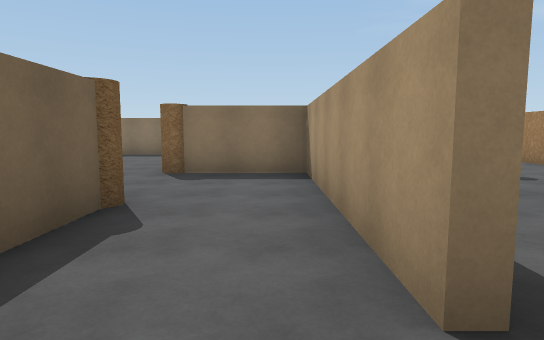
view 1 (above)

23 first-person views from a walk through a Unity game level. The camera is 1.5 m above the floor, tilts 6° down and sees 75° across. The floor is counted in squares, 2 m on a side. Each view is taken from the middle of a square. On the plan, view 1 faces up. The plan holds only what a view shows up to about 11 squares ahead; the rest is blank. The player character is not drawn.

view 2
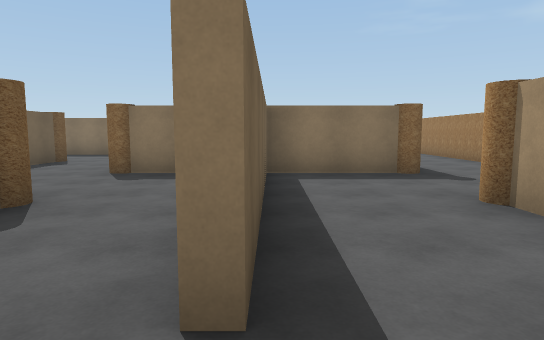

view 3
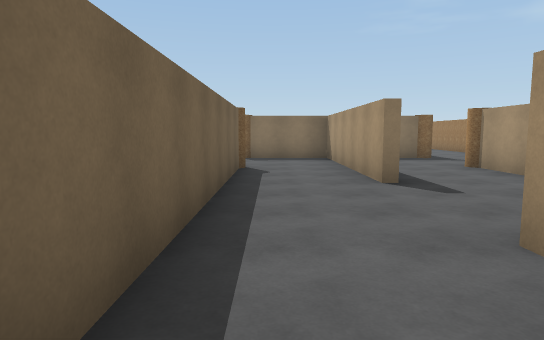

view 4
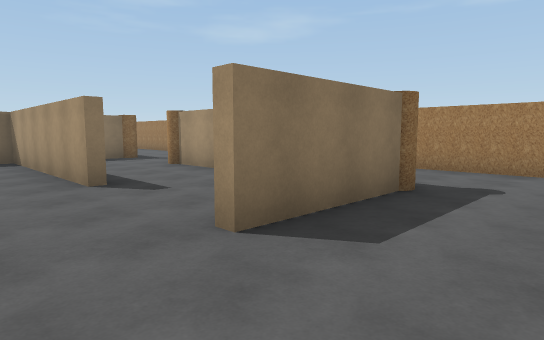

view 5
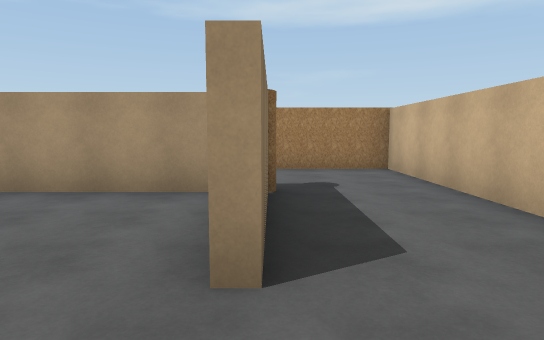

view 6
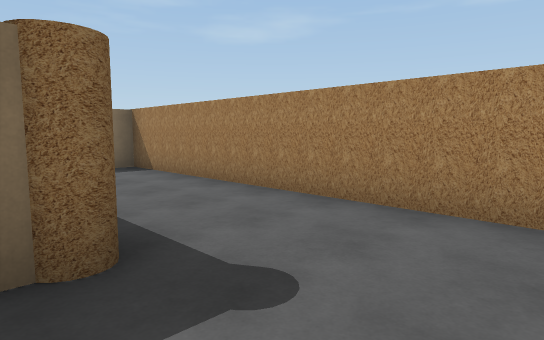

view 7
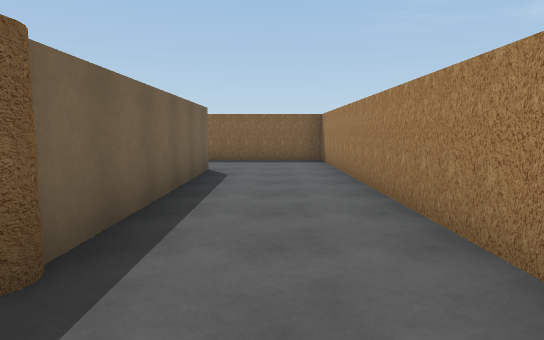

view 8
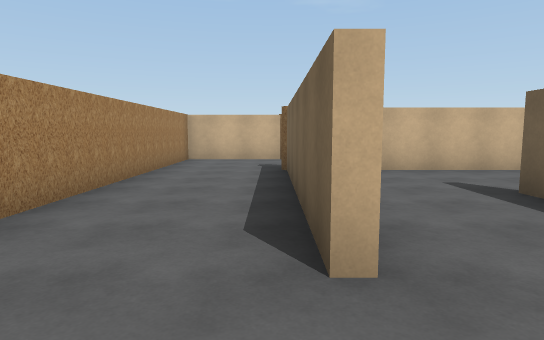

view 9
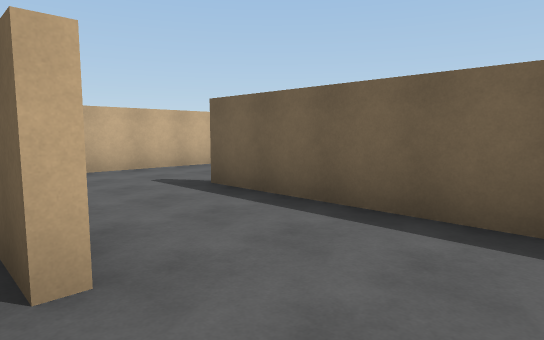

view 10
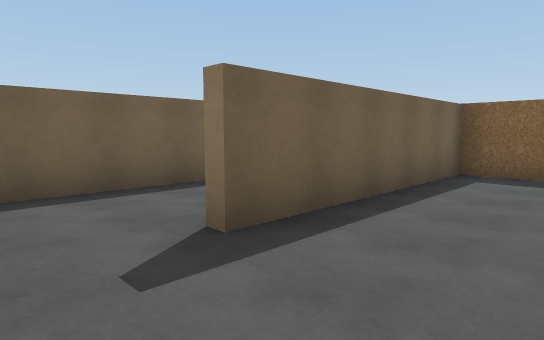

view 11
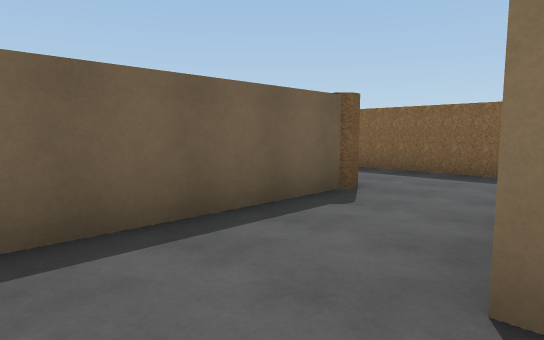

view 12
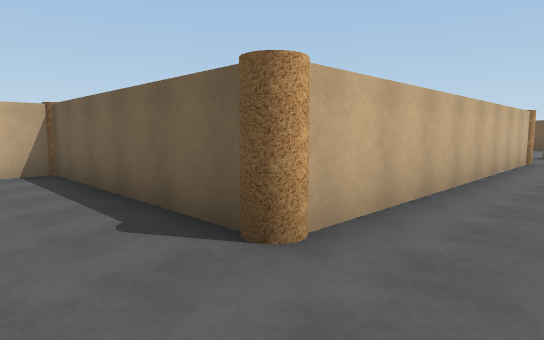

view 13
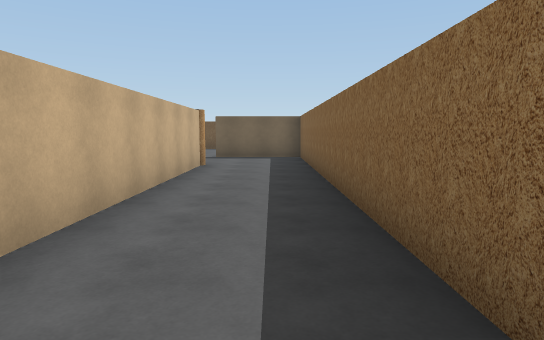

view 14
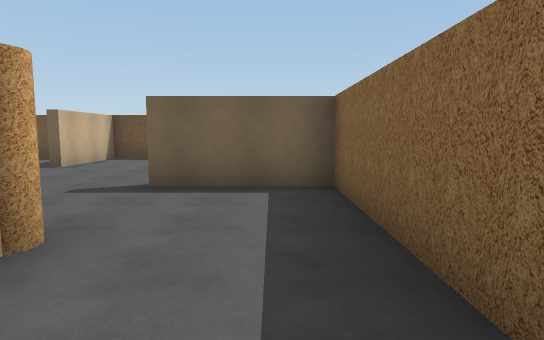

view 15
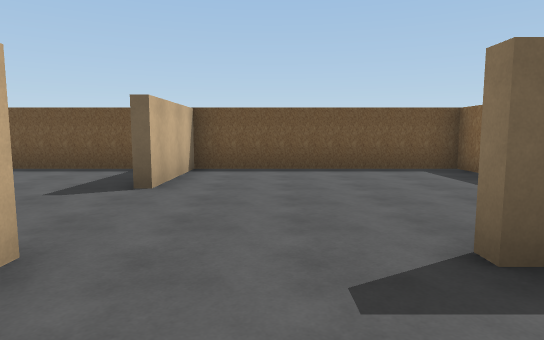

view 16
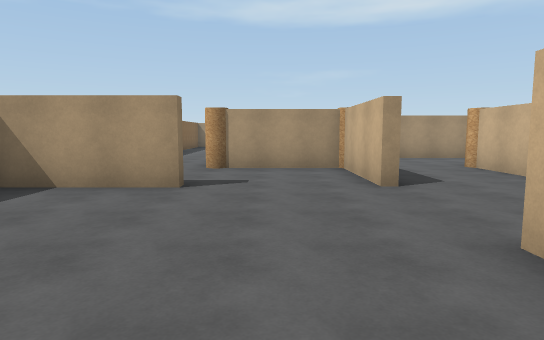

view 17
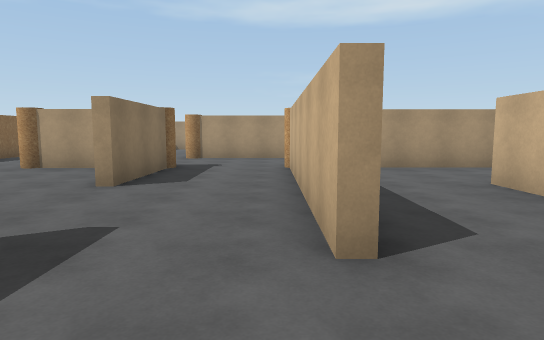

view 18
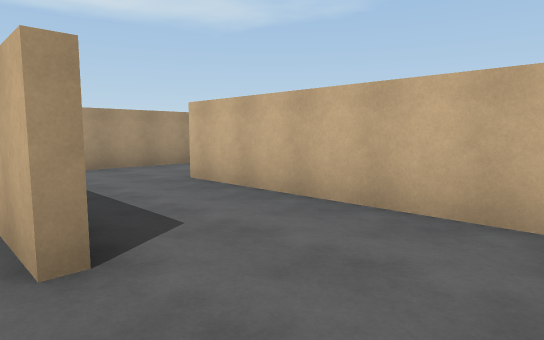

view 19
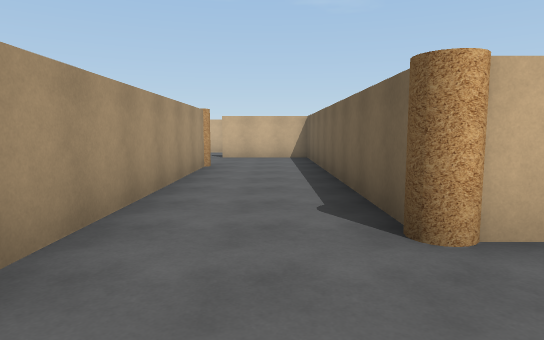

view 20
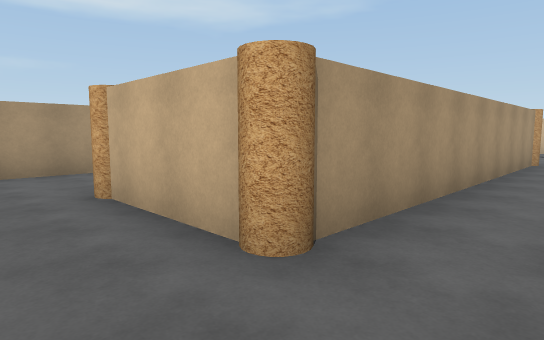

view 21
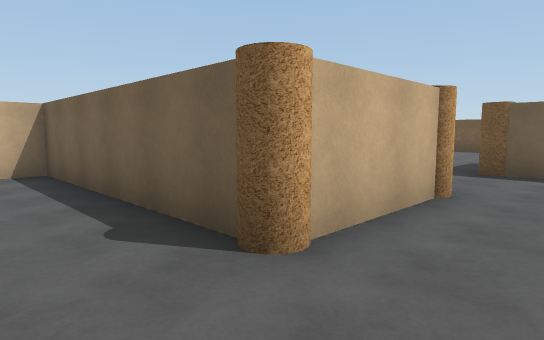

view 22
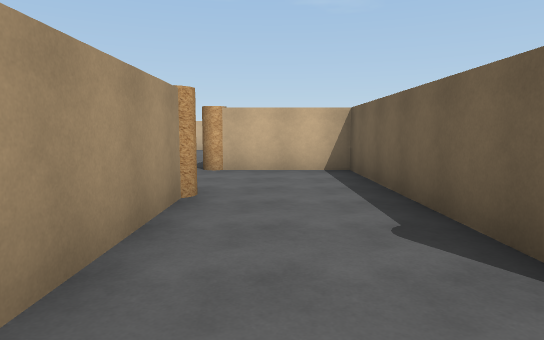

view 23
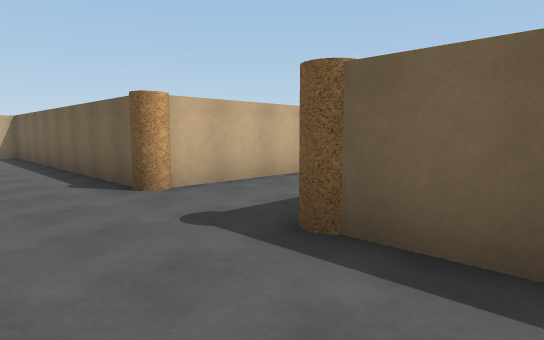

### Floor plan
Points are (right, up) in squares from view 1. A wall is a line through its corners. A room is listed if a view was taken in it or the views show most of it. See-through windows are left out.
Room 1 (views 1, 2, 7, 8, 9, 21, 22)
walls: (0.9, 6.1) (0.9, 1.2); (-2, 7.5) (-2, 10.1); (-1.7, 3.5) (-1.7, -1.5); (3.4, 6.6) (0.9, 6.6); (3.8, 4) (6.4, 4) (6.4, 14.9) (3.4, 14.9); (0.7, 1.2) (0.7, 6.6) (-1.5, 6.6); (-4.6, 8.6) (-4.6, 3.8) (-2.5, 3.8); (3.7, 12.2) (3.7, 7.4); (-7.2, 9.5) (-6.4, 9.5); (3.5, -1.2) (3.5, 3.6)
ways out: opening at (-0.5, -2) to room 2; opening at (4, 13.5) to room 3; opening at (-7, 10.5) to room 5
objects: other object (-5, 9); other object (-2, 4); other object (-2, 7); other object (3, 4); other object (4, 7)
Room 2 (views 3, 4, 5, 6)
walls: (3.4, -2) (0.6, -2); (2.1, -4.4) (6.4, -4.4) (6.4, 3.7) (5.9, 3.7); (-1.7, -1.5) (-1.7, -3.2)
ways out: opening at (-0.5, -2) to room 1
objects: other object (4, -2)
Room 3 (views 10, 11)
walls: (3.4, 14.9) (0.9, 14.9) (0.9, 9.5); (0.4, 6.9) (1.9, 6.9)
ways out: opening at (4, 13.5) to room 1; opening at (1, 8.5) to room 4
Room 4 (views 12, 13, 14, 15, 16)
walls: (-9.5, 12.4) (-2.4, 12.4); (-13.2, 12.2) (-13.2, 14.8); (-13.1, 9.5) (-10.3, 9.5) (-10.3, 11.5); (-17.5, 14.9) (-18.4, 14.9) (-18.4, 9.5) (-15.8, 9.5); (-1.7, 11.6) (-1.7, 7.5); (-1.5, 6.9) (0.4, 6.9); (-0.5, 14.9) (-12.9, 14.9) (-12.9, 12.2)
ways out: opening at (1, 8.5) to room 3; opening at (-14.5, 9) to room 5
objects: other object (-10, 12); other object (-2, 12)
Room 5 (views 17, 18, 19, 20, 23)
walls: (-10.2, 6.2) (-10.2, -1.8) (-7.5, -1.8); (-10.5, 9.2) (-13.1, 9.2); (-7.5, 1.6) (-7.5, 9.1); (-16, 6.6) (-10.4, 6.6); (-10.2, 10.8) (-10.2, 9.5); (-17.6, 3.8) (-12.8, 3.8); (-18.4, 8.1) (-18.4, 5.5)
ways out: opening at (-7, 10.5) to room 1; opening at (-14.5, 9) to room 4; opening at (-11.5, 4)
objects: other object (-10, 7); other object (-10, 9); other object (-8, 9); other object (-7, 1)

Positions as (right, up) in squares from view 1, and headings:
1: (0, 0), facing up
2: (1, 0), facing up
3: (-1, -4), facing up
4: (-1, -4), facing up-right
5: (-1, -2), facing right
6: (3, -4), facing up-right
7: (5, 5), facing up
8: (4, 14), facing down
9: (4, 14), facing down-left
10: (3, 8), facing up-left
11: (1, 8), facing up-left
12: (0, 14), facing down-left
13: (-2, 14), facing left
14: (-8, 14), facing left
15: (-11, 11), facing left
16: (-18, 11), facing right
17: (-18, 7), facing right
18: (-18, 7), facing down-right
19: (-9, 9), facing down
20: (-9, 11), facing down-right
21: (-3, 11), facing down-left
22: (-3, 11), facing down
23: (-8, 11), facing down-left
